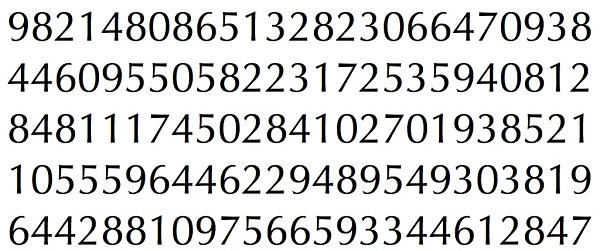
#> input picture opencv_clasificator/numbers.png, 600 x 251 px
$ jupyter execute --allow-errors Untitled.ipynb
#> lines starting #> are read from the running program, lines starting #| are printed output that depends on the picture; after the words box and inside, x2 and y2 are one past the last pixel; in counts of white or black regions, pixels touching at a corner belong together
[cell 1]
import cv2
import numpy as np
img = cv2.imread('numbers.png');
#> img is the input picture: shape (251, 600, 3); mean B, G, R 217.5, 217.7, 217.6

gray = cv2.cvtColor(img,cv2.COLOR_BGR2GRAY)
blur = cv2.GaussianBlur(gray,(5,5),0)
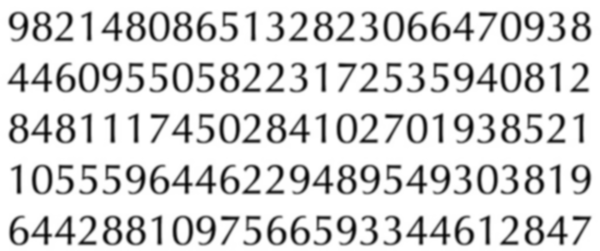
#> blur: shape (251, 600); min 4, max 255, mean 217.7
thresh = cv2.adaptiveThreshold(blur,255,cv2.ADAPTIVE_THRESH_GAUSSIAN_C,cv2.THRESH_BINARY,11,2)
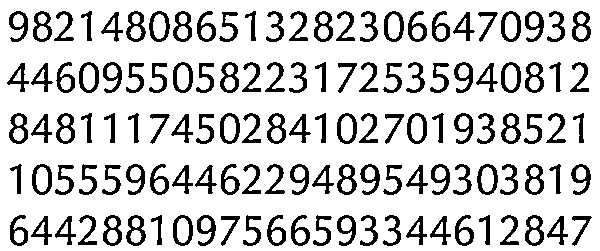
#> thresh: shape (251, 600); 81.4% white; 125 black regions

contours, hierarchy = cv2.findContours(thresh, cv2.RETR_LIST, cv2.CHAIN_APPROX_SIMPLE)
#> contours = 209 contours; largest, box (x1, y1, x2, y2) and area: (0, 0, 600, 251) 149750, (476, 163, 499, 196) 564, (148, 10, 171, 43) 558, (31, 163, 53, 196) 558, (172, 61, 194, 94) 558

samples = np.empty((0,100))
response = []
keys = [i for i in range(48,58)]

[cell 2]
for cnt in contours:
    if cv2.contourArea(cnt)>50:
        [x,y,w,h] = cv2.boundingRect(cnt)

        if h>28:
            cv2.rectangle(img, (x,y), (x+w, y+h), (0,0,255), 2)
            roi = thresh[y:y+h, x:x+w]
            roismall = cv2.resize(roi,(10,10))
            cv2.imshow('Original', img)
            key = cv2.waitKey(0)

            if key == 27:
                print("TODO")
            elif key in keys:
                response.append(int(chr(key)))
                sample = roismall.reshape((1,100))
                samples = np.append(samples,sample,0)
#> this loop made 209 passes; (key Esc is pressed on pass 19)
#> (x, y, w, h) on passes 1, 2, 3, 4, 5, 6, 7, 13, 14, 15, 16, 17: (529, 230, 11, 13), (459, 230, 11, 13), (295, 230, 11, 13), (271, 230, 11, 13), (130, 230, 12, 13), (107, 230, 11, 13), (14, 230, 10, 13), (530, 218, 9, 10), (341, 218, 11, 13), (201, 218, 10, 13), (177, 218, 12, 25), (132, 218, 8, 10)
#| TODO
#| TODO
#| TODO
#| TODO
#| TODO
#| TODO
#| TODO
#| TODO
#> (further printed lines are left out)
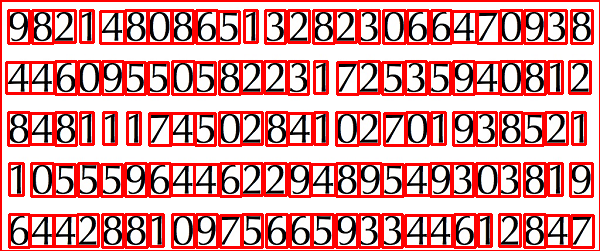
#> img: shape (251, 600, 3); mean B, G, R 154.8, 154.8, 218.9
#> after the loop, response = []

response = np.array(response, np.float32)
#> response = empty array
response = response.reshape((response.size, 1))

np.savetxt("samples.data", samples)
np.savetxt("response.data", response)

print("Cascade great")

[cell 3]
import cv2
import numpy as np
img = cv2.imread('5028.png');
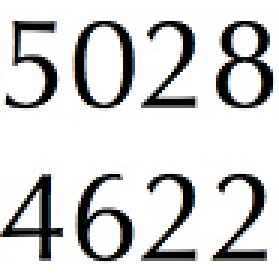
#> input picture opencv_clasificator/5028.png, 93 x 92 px (shown 3 times larger)
#> img is the input picture: shape (92, 93, 3); mean B, G, R 211.4, 211.6, 211.4

#> (the rest of this cell did not finish here and is left out)
